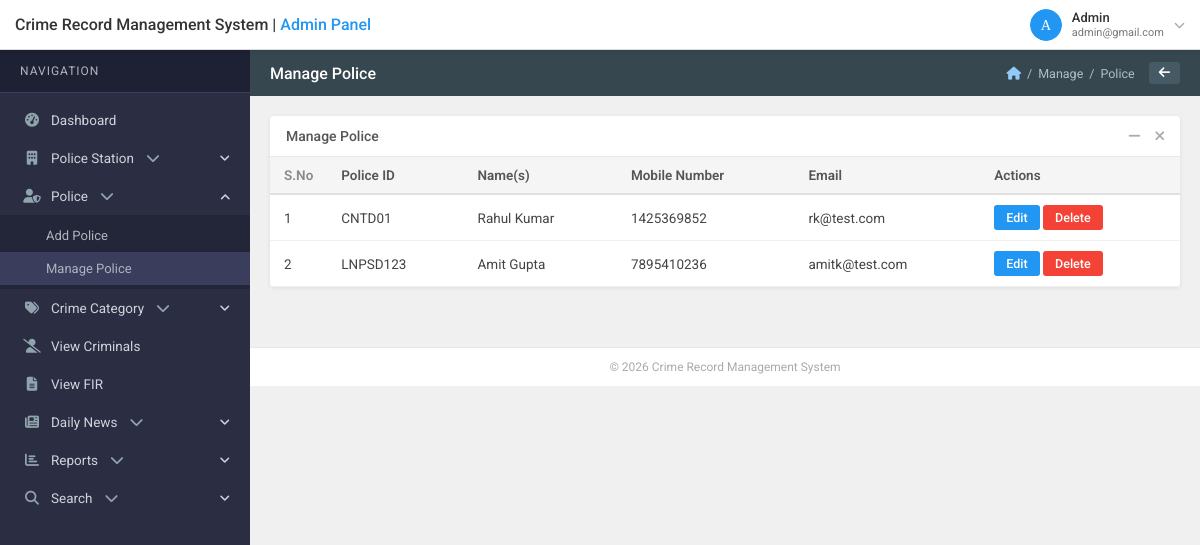
/reports/admin/manage-police.php (signed in), run on an earlier commit of the app's database.
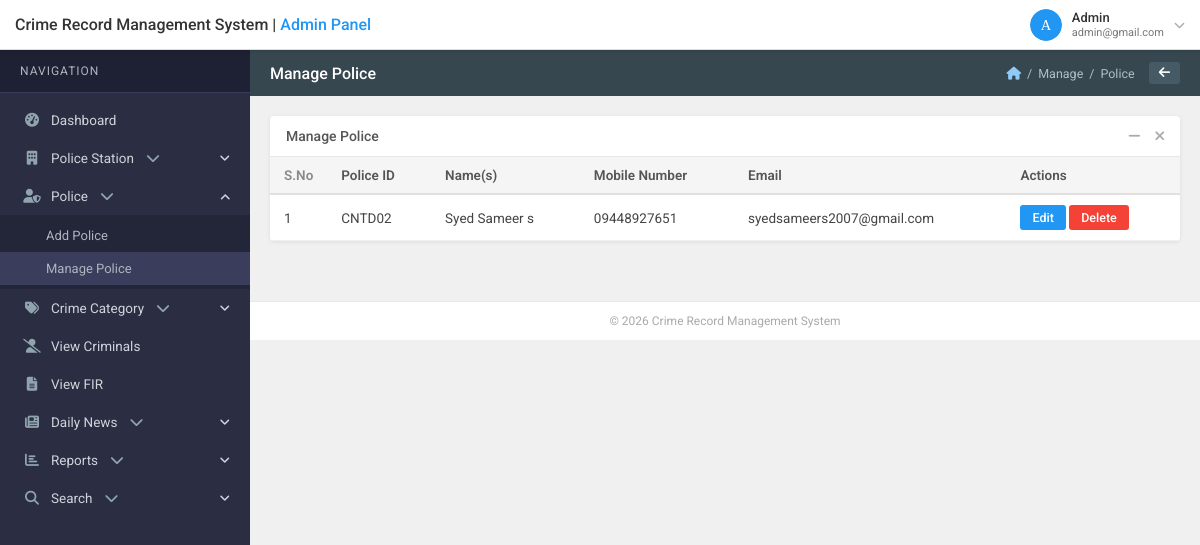
And on a later commit of the database.
### tables this page shows
CREATE TABLE `tbl_police` (
  `id` int(11) NOT NULL,
  `PoliceStationID` int(11) NOT NULL,
  `PoliceID` varchar(100) NOT NULL,
  `Name` varchar(200) NOT NULL,
  `Email` varchar(200) DEFAULT NULL,
  `MobileNumber` varchar(15) NOT NULL,
  `Address` text NOT NULL,
  `Password` varchar(200) NOT NULL,
  `Status` tinyint(1) NOT NULL DEFAULT 0 COMMENT '0=Inactive,1=Active',
  `CreationDate` timestamp NOT NULL DEFAULT current_timestamp()
);

### reports/admin/manage-police.php (the view, shortened to what the changed rows need)
<?php
require_once '../includes/config.php';
$base_url = '../';
$breadcrumb = [['label'=>'Manage'],['label'=>'Police']];
$police = mysqli_query($con,"SELECT p.*,ps.PoliceStationName FROM tbl_police p LEFT JOIN tbl_policestation ps ON p.PoliceStationID=ps.id ORDER BY p.id");
include '../includes/admin-header.php';
?>
<div class="card">
  <div class="card-body" style="padding:0;">
    <div class="table-wrapper">
      <table class="crms-table">
        <thead>
          <tr>
            <th class="sno">S.No</th>
            <th>Police ID</th>
            <th>Name(s)</th>
            <th>Mobile Number</th>
            <th>Email</th>
            <th>Actions</th>
          </tr>
        </thead>
        <tbody>
          <?php $i=1; while($row=mysqli_fetch_assoc($police)): ?>
          <tr>
            <td><?php echo $i++; ?></td>
            <td><?php echo htmlspecialchars($row['PoliceID']); ?></td>
            <td><?php echo htmlspecialchars($row['Name']); ?></td>
            <td><?php echo htmlspecialchars($row['MobileNumber']); ?></td>
            <td><?php echo htmlspecialchars($row['Email']); ?></td>
            <td>
              <button class="btn btn-sm btn-edit"
                data-id="<?php echo $row['id']; ?>"
                data-name="<?php echo htmlspecialchars($row['Name'], ENT_QUOTES); ?>"
                data-email="<?php echo htmlspecialchars($row['Email'], ENT_QUOTES); ?>"
                data-mobile="<?php echo htmlspecialchars($row['MobileNumber'], ENT_QUOTES); ?>"
                data-address="<?php echo htmlspecialchars($row['Address'], ENT_QUOTES); ?>"
                data-status="<?php echo (int)$row['Status']; ?>"
                onclick="openEdit(this)">Edit</button>
              <a href="manage-police.php?del=<?php echo $row['id']; ?>" class="btn btn-sm btn-delete" onclick="return confirm('Delete?')">Delete</a>
            </td>
          </tr>
          <?php endwhile; ?>
        </tbody>
      </table>
    </div>
  </div>
</div>
<?php include '../includes/admin-footer.php'; ?>

### reports/includes/admin-header.php (shortened to what the changed rows need)
<!DOCTYPE html>
<html lang="en">
<head>
<link rel="stylesheet" href="https://cdnjs.cloudflare.com/ajax/libs/font-awesome/6.4.0/css/all.min.css">
<link rel="stylesheet" href="<?php echo $base_url ?? '../'; ?>css/style.css">
</head>
<body>
<div class="main-content">
  <div class="page-header-bar">
    <div class="breadcrumb-bar">
      <a href="<?php echo $base_url ?? '../'; ?>admin/dashboard.php"><i class="fas fa-home"></i></a>
      <?php if (isset($breadcrumb)): ?>
        <?php foreach ($breadcrumb as $b): ?>
          <span>/</span>
          <?php if (isset($b['url'])): ?>
            <a href="<?php echo $b['url']; ?>"><?php echo $b['label']; ?></a>
          <?php else: ?>
            <span><?php echo $b['label']; ?></span>
          <?php endif; ?>
        <?php endforeach; ?>
      <?php else: ?>
        <span>/</span>
        <span><?php echo isset($page_title) ? htmlspecialchars($page_title) : 'Dashboard'; ?></span>
      <?php endif; ?>
      <button class="back-btn" onclick="history.back()"><i class="fas fa-arrow-left"></i></button>
    </div>
  </div>
  <div class="page-body">

What changed in the data, as far as the page shows it:
removed tbl_police: PoliceID "CNTD01", Name "Rahul Kumar", MobileNumber "1425369852", Email "rk@test.com"
removed tbl_police: PoliceID "LNPSD123", Name "Amit Gupta", MobileNumber "7895410236", Email "amitk@test.com"
added tbl_police: PoliceID "CNTD02", Name "Syed Sameer s", MobileNumber "09448927651", Email "syedsameers2007@gmail.com"
